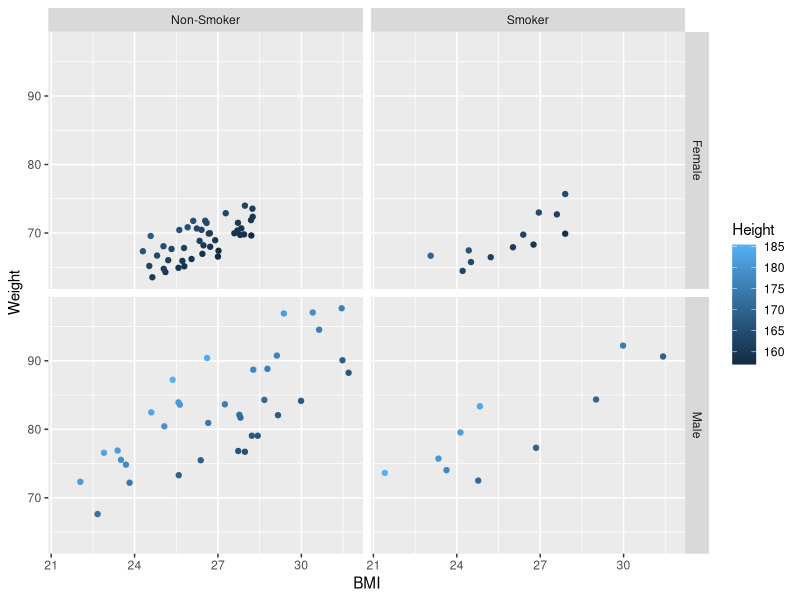
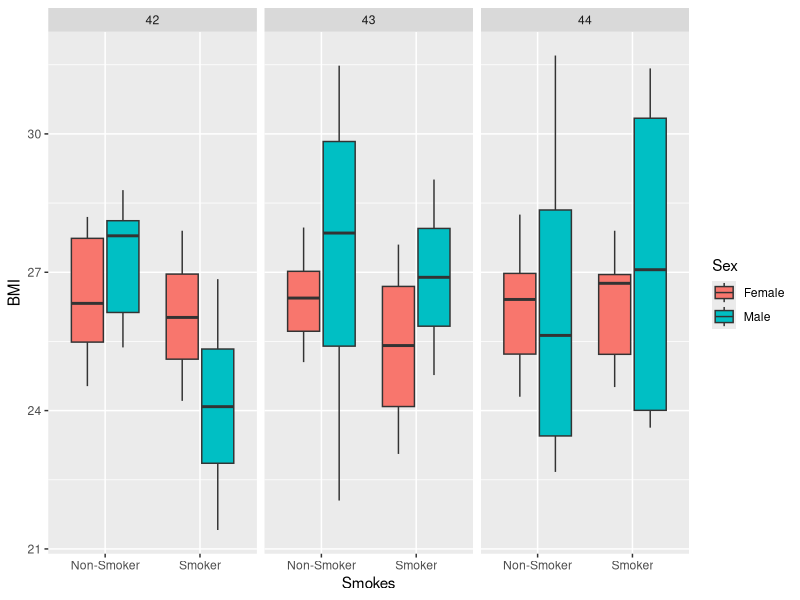
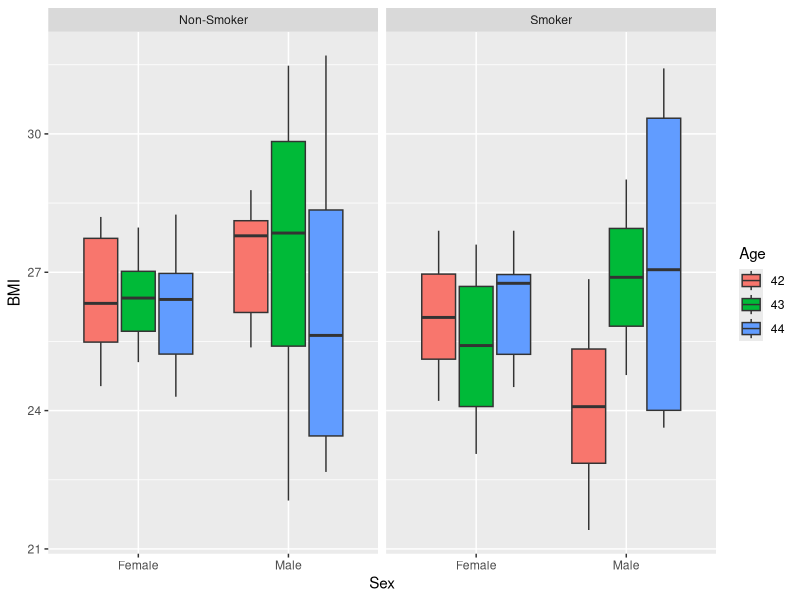
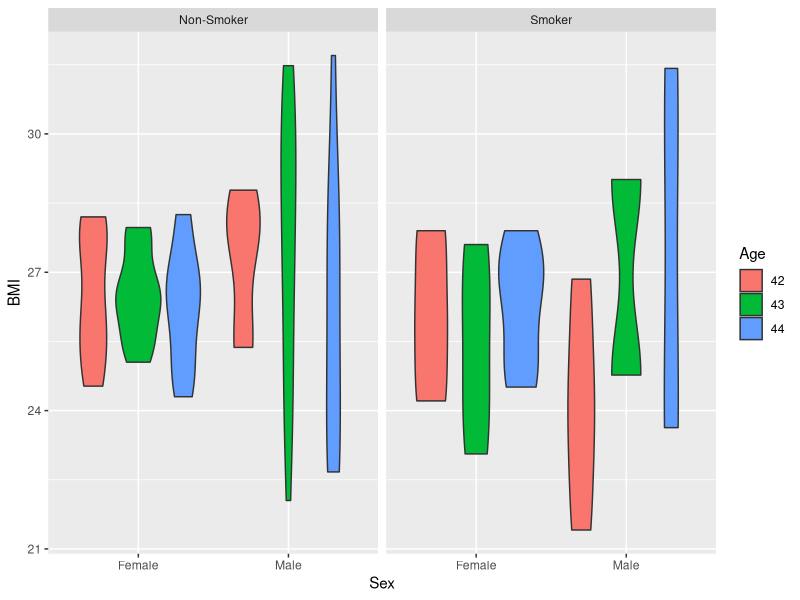
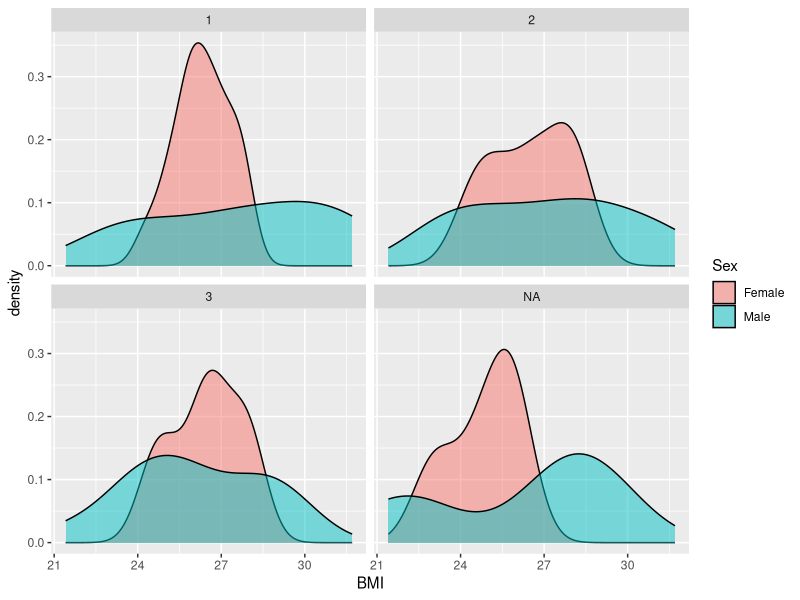
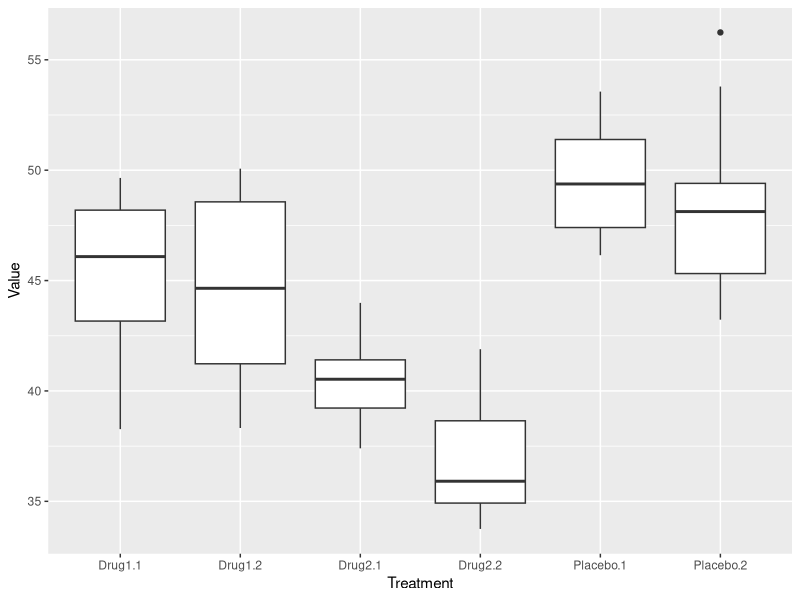

R code for these plots, in order:
## ---- chunk 1
knitr::opts_chunk$set(echo = FALSE, message = FALSE, warning = FALSE)
## ---- chunk 2
library(tidyverse)
patients <- read_tsv("data/patient-data-cleaned.txt")
patients
## ---- chunk 3
ggplot(data = patients, mapping = aes(x = BMI, y = Weight, colour = Height)) +
  geom_point() +
  facet_grid(Sex ~ Smokes)
## ---- chunk 4
ggplot(data = patients, mapping = aes(x = Smokes, y = BMI, fill = Sex)) +
  geom_boxplot() +
  facet_wrap(~ Age)
## ---- chunk 5
patients$Age <- factor(patients$Age)
ggplot(data = patients, mapping = aes(x = Sex, y = BMI, fill = Age)) +
  geom_boxplot() +
  facet_wrap(~ Smokes)
## ---- chunk 6
ggplot(data = patients, mapping = aes(x = Sex, y = BMI, fill = Age)) +
  geom_violin() +
  facet_wrap(~ Smokes)
## ---- chunk 7
ggplot(data = patients, mapping = aes(x = BMI)) +
  geom_density(aes(fill = Sex), alpha = 0.5) +
  facet_wrap(~ Grade)
## ---- chunk 8
library(tidyverse)
clinical_data <- read_tsv("data/clinical-data.txt")
clinical_data
## ---- chunk 9
clinical_data <- gather(clinical_data, key = "Treatment", value = "Value", -Subject)
## ---- chunk 10
ggplot(clinical_data, mapping = aes(x = Treatment, y = Value)) +
  geom_boxplot()
